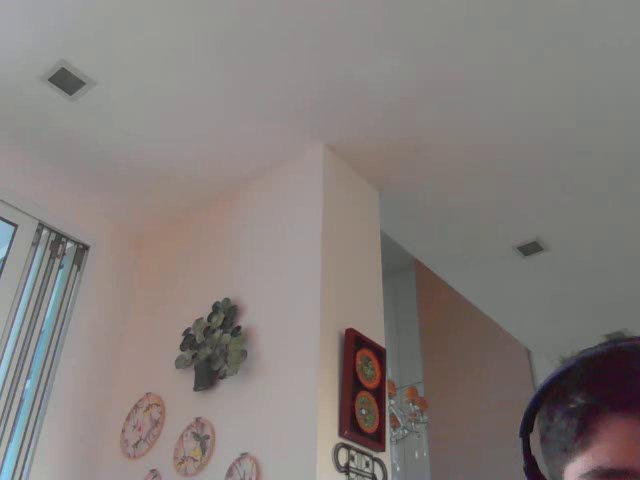
#> input picture frame 3 of recordings/Recording_1_06-04-2023-18-59-43.mp4, 640 x 480 px, given in place of the camera
$ python camera_backend.py
#> lines starting #> are read from the running program, lines starting #| are printed output that depends on the picture; after the words box and inside, x2 and y2 are one past the last pixel; in counts of white or black regions, pixels touching at a corner belong together
import cv2 as cv
import yaml as yml
import time
import requests
from datetime import datetime

config = yml.safe_load(open('../config.yml', 'r').read())
cap = cv.VideoCapture(0)

i = 0


def load_cascade(name):
    return cv.CascadeClassifier(cv.data.haarcascades + f'haarcascade_{name}.xml')


face_cascade = load_cascade('frontalface_default')
body_cascade = load_cascade('fullbody')

recording = False
recording_stopped = None
timer_started = False

frame_size = (int(cap.get(3)), int(cap.get(4)))
writer = cv.VideoWriter_fourcc(*config['files']['codec'])

payload = None

while True:
    _, frame = cap.read()
#> frame is the input picture: shape (480, 640, 3); mean B, G, R 123.3, 126.1, 132.8

    output_buff = cv.cvtColor(frame, cv.COLOR_BGR2GRAY)
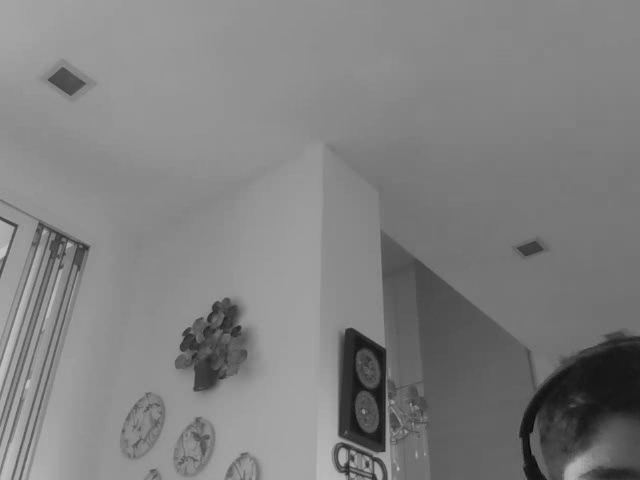
#> output_buff: shape (480, 640); min 7, max 197, mean 127.7
    faces = face_cascade.detectMultiScale(output_buff, config['cascades']['scaleFactor'],
                                          config['cascades']['minNeighbours'])
#> faces = [[350, 395, 32, 32]]
    bodies = face_cascade.detectMultiScale(output_buff, config['cascades']['scaleFactor'],
                                           config['cascades']['minNeighbours'])
#> bodies = [[350, 395, 32, 32]]

    if len(faces) + len(bodies) > 0:
        if recording:
            timer_started = False
        else:
            recording = True
            current_time = datetime.now().strftime("%d-%m-%Y-%H-%M-%S")
            i += 1
            payload = {'path': f"{config['files']['savePath']}Recording_{i}_{current_time}.mp4",
                       'time': current_time,
                       'index': i}
            print(payload)
            output = cv.VideoWriter(f"{config['files']['savePath']}Recording_{i}_{current_time}.mp4", writer, 20, frame_size)
            print("Started Recording!")
    elif recording:
        if timer_started:
            if time.time() - recording_stopped >= config['recordingDelay']:
                recording = False
                timer_started = False
                output.release()
                print(payload)
                resp = requests.post('http://127.0.0.1:5000/entry', data=payload)

                if resp.status_code == 400:
                   print(resp.text)
                print('Stop Recording!')
        else:
            timer_started = True
            recording_stopped = time.time()

    if recording:
        output.write(frame)

    for (x, y, width, height) in faces:
        cv.rectangle(frame, (x, y), (x + width, y + height), (0, 0, 255), 3)
#> this loop made 1 pass
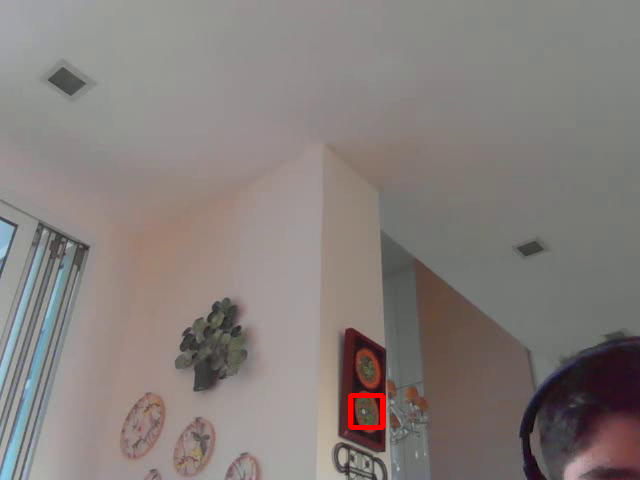
#> frame: shape (480, 640, 3); 0.2% of pixels changed, all inside (x1, y1, x2, y2) = (348, 393, 385, 430)

    cv.imshow("Camera", frame)

    if cv.waitKey(1) == ord('q'):
#> (key q is pressed here)
        break

output.release()
cap.release()
cv.destroyAllWindows()
